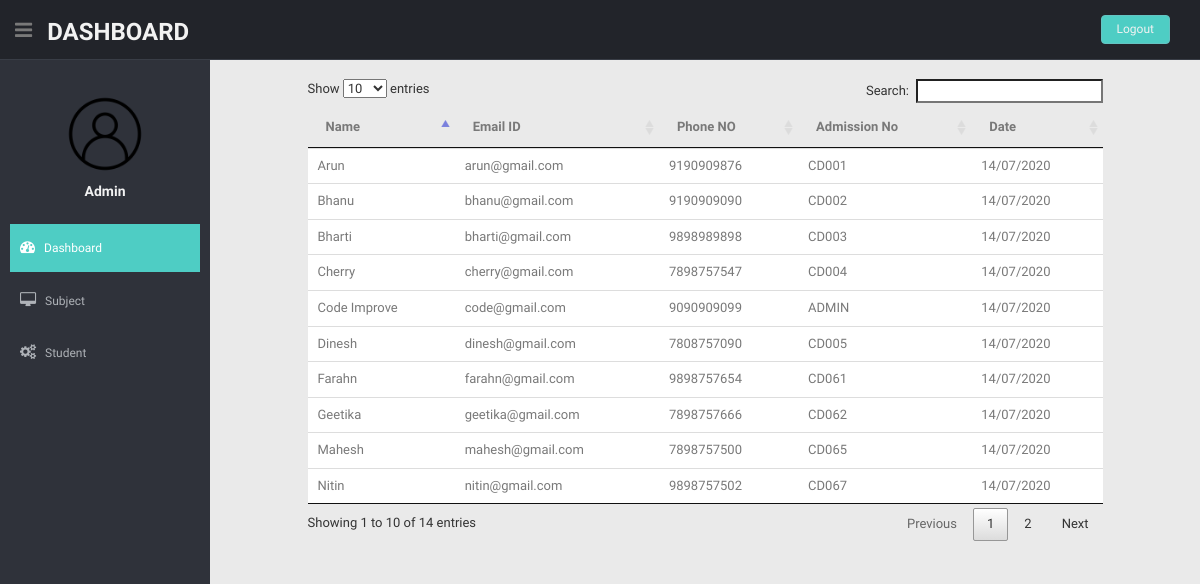
/index.php (signed in), run on the app's committed database.
### tables this page shows
CREATE TABLE `user_info` (
  `id` int(11) NOT NULL,
  `name` varchar(50) NOT NULL,
  `email_id` varchar(50) NOT NULL,
  `admission_no` varchar(50) NOT NULL,
  `phone_no` varchar(12) NOT NULL,
  `created_at` timestamp NOT NULL DEFAULT CURRENT_TIMESTAMP,
  `update_at` timestamp NOT NULL DEFAULT '0000-00-00 00:00:00'
);

### template/index_template.php (called while the page is built)
<?php include 'common/header.php';
 if($_SESSION['USER_TYPE']=='ADMIN'){
  $data = $con->prepare('SELECT  * FROM  user_info');
  $data->execute();
  $record = $data->fetchAll(PDO::FETCH_ASSOC);
 }else{
  $data = $con->prepare('SELECT  * FROM  user_info  where id =:id ');
  $data->bindParam('id',$_SESSION['USER_ID']);
  $data->execute();
  $record = $data->fetch(PDO::FETCH_ASSOC);
 }

### index.php (the view, shortened to what this page needs)
<?php include 'common/header.php';
include './template/index_template.php';
?>
  <section id="container">
    <?php include 'common/topbar.php';?>
    <?php include 'common/sidebar.php';?>
    <section id="main-content">
      <section class="wrapper">
        <div class="row">
            <div class="col-md-1">
            </div>
            <div class="col-md-10">
                <?php  if($_SESSION['USER_TYPE']=='ADMIN'){ ?>
                <table class="table" id="myTable">
                    <thead>
                     <th>Name</th>
                     <th>Email ID</th>
                     <th>Phone NO</th>
                     <th>Admission No</th>
                     <th>Date</th>
                    </thead>
                    <tbody>
                        <?php foreach($record as $val){ ?>
                        <tr>
                            <td><?php echo $val['name'];?></td>
                            <td><?php echo $val['email_id'];?></td>
                            <td><?php echo $val['phone_no'];?></td>
                            <td><?php echo $val['admission_no'];?></td>
                            <td><?php echo date('d/m/Y',strtotime($val['created_at']));?></td>
                        </tr>
                        <?php } ?>
                    </tbody>
                </table>
                <?php }?>
            </div>
        </div>
      </section>
    </section>
    </section>
    <?php include 'common/footer.php';?>

### common/header.php (shortened to what this page needs)
<?php
include './config/index.php';
?>
<!DOCTYPE html>
<html lang="en">
<head>
  <link href="assets/lib/bootstrap/css/bootstrap.min.css" rel="stylesheet">
  <link href="assets/lib/font-awesome/css/font-awesome.css" rel="stylesheet" />
  <link href="assets/css/style.css" rel="stylesheet">
  <link href="assets/css/style-responsive.css" rel="stylesheet">
  <link href="assets/lib/datatable/jquery.dataTables.min.css" rel="stylesheet">
</head>
<body>

### common/topbar.php
<header class="header black-bg">
     <div class="sidebar-toggle-box">
       <div class="fa fa-bars tooltips" data-placement="right" data-original-title="Toggle Navigation"></div>
     </div>
     <a href="index.html" class="logo"><b>DASHBOARD </b></a>
     <div class="top-menu">
       <ul class="nav pull-right top-menu">
         <li><a class="logout" href="logout.php">Logout</a></li>
       </ul>
     </div>
   </header>^

### common/sidebar.php (shortened to what this page needs)
<aside>
      <div id="sidebar" class="nav-collapse ">
        <ul class="sidebar-menu" id="nav-accordion">
          <p class="centered"><a href="profile.html"><img src="assets/img/user.png" class="assets//img-circle" width="80"></a></p>
          <h5 class="centered">Admin</h5>
          <li class="mt">
            <a class="active" href="index.html">
              <i class="fa fa-dashboard"></i>
              <span>Dashboard</span>
              </a>
          </li>
          <li class="sub-menu">
            <a href="javascript:;">
              <i class="fa fa-desktop"></i>
              <span>Subject</span>
              </a>
          </li>
          <li class="sub-menu">
            <a href="javascript:;">
              <i class="fa fa-cogs"></i>
              <span>Student</span>
              </a>
          </li>
        </ul>
      </div>
    </aside>

### common/footer.php (shortened to what this page needs)
</body>
</html>

### assets/css/style.css (style rules this page uses)
body { color: #797979; background: #eaeaea; font-family: 'Ruda', sans-serif; padding: 0px !important; margin: 0px !important; font-size:13px; }
ul li { list-style: none; }
a, a:hover, a:focus { text-decoration: none; outline: none; }
#container { width: 100%; height: 100%; }
.centered { text-align: center; }
.mt { margin-top: 25px; }
ul.top-menu > li > .logout { color: #f2f2f2; font-size: 12px; border-radius: 4px; -webkit-border-radius: 4px; border: 1px solid #64c3c2 !important; padding: 5px 15px; margin-right: 15px; background: #4ECDC4; margin-top: 15px; }
#sidebar { width: 210px; height: 100%; position: fixed; background: #2f323a; }
#sidebar h5 { color: #f2f2f2; font-weight: 700; }
#sidebar ul li { position: relative; }
ul.sidebar-menu , ul.sidebar-menu li ul.sub { margin: -2px 0 0; padding: 0; }
ul.sidebar-menu { margin-top: 75px; }
ul.sidebar-menu li { margin-bottom: 5px; margin-left:10px; margin-right:10px; }
ul.sidebar-menu li.sub-menu { line-height: 15px; }
ul.sidebar-menu li a span { display: inline-block; }
ul.sidebar-menu li a { color: #aeb2b7; text-decoration: none; display: block; padding: 15px 0 15px 10px; font-size: 12px; outline: none; -webkit-transition: all 0.3s ease; -moz-transition: all 0.3s ease; -o-transition: all 0.3s ease; -ms-transition: all 0.3s ease; transition: all 0.3s ease; }
ul.sidebar-menu li a.active, ul.sidebar-menu li a:hover, ul.sidebar-menu li a:focus { background: #4ECDC4; color: #fff; display: block; -webkit-transition: all 0.3s ease; -moz-transition: all 0.3s ease; -o-transition: all 0.3s ease; -ms-transition: all 0.3s ease; transition: all 0.3s ease; }
ul.sidebar-menu li a i { font-size: 15px; padding-right: 6px; }
ul.sidebar-menu li a.active i { color: #fff; }
#main-content { margin-left: 210px; }
.header, .footer { min-height: 60px; padding: 0 15px; }
.header { position: fixed; left: 0; right: 0; z-index: 1002; }
.black-bg { background: #22242a; border-bottom: 1px solid #393d46; }
.wrapper { display: inline-block; margin-top: 60px; padding-left: 15px; padding-right: 15px; padding-bottom: 15px; padding-top: 0px; width: 100%; }
a.logo { font-size: 24px; color: #f2f2f2; float: left; margin-top: 15px; text-transform: uppercase; }
a.logo b { font-weight: 900; }
#top_menu .nav > li, ul.top-menu > li { float: left; }
ul.top-menu > li > a { color: #666666; font-size: 16px; border-radius: 4px; -webkit-border-radius: 4px; border:1px solid #666666 !important; padding: 2px 6px; margin-right: 15px; }
.sidebar-toggle-box { float: left; padding-right: 15px; margin-top: 20px; }
.sidebar-toggle-box .fa-bars { cursor: pointer; display: inline-block; font-size: 20px; }

### data on the page
user_info: name "Code Improve", email "code@gmail.com", phone_no "9090909099", admission_no "ADMIN", created_at "14/07/2020"
user_info: name "Arun", email "arun@gmail.com", phone_no "9190909876", admission_no "CD001", created_at "14/07/2020"
user_info: name "Bhanu", email "bhanu@gmail.com", phone_no "9190909090", admission_no "CD002", created_at "14/07/2020"
user_info: name "Bharti", email "bharti@gmail.com", phone_no "9898989898", admission_no "CD003", created_at "14/07/2020"
user_info: name "Cherry", email "cherry@gmail.com", phone_no "7898757547", admission_no "CD004", created_at "14/07/2020"
user_info: name "Dinesh", email "dinesh@gmail.com", phone_no "7808757090", admission_no "CD005", created_at "14/07/2020"
user_info: name "Farahn", email "farahn@gmail.com", phone_no "9898757654", admission_no "CD061", created_at "14/07/2020"
user_info: name "Geetika", email "geetika@gmail.com", phone_no "7898757666", admission_no "CD062", created_at "14/07/2020"
user_info: name "Mahesh", email "mahesh@gmail.com", phone_no "7898757500", admission_no "CD065", created_at "14/07/2020"
user_info: name "Nitin", email "nitin@gmail.com", phone_no "9898757502", admission_no "CD067", created_at "14/07/2020"
